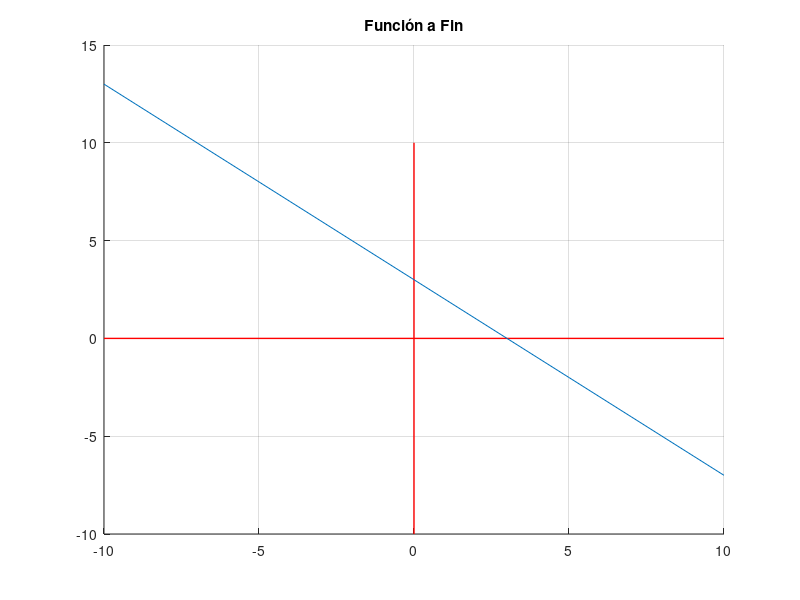

Source code (MATLAB):
% Octave Script
% Title                 :Tema 2.10: Otro tipo de funciones(FunciónAFin)
% Nombre del equipo     :"The Avengers"
% Integrantes           :Guadalupe Cristel Martinez
%                       :Ana Cristina Franco Gonzalez
%                       :Guadalupe Rivera Maldonado
%                       :Orlando Urbano Trejo
%                       :Alexandro Perez Aguirre
%                       :Adriana Trejo Patricio
% Date                  :25_11_202
% Version               :1
% Usage                 :octave>path/FunciónAFin
%                       :Requiere aplicación octave, usar linea de comandos
%                       :https://octaveintro.readthedocs.io/en/latest/index.htm

clear
% Dominio de la función
x=-10:1:10
% Regla de Correspondencia
fx=-x + 3
hold on
grid on;
plot([-10 10],[0 0],'r-',"linewidth",1,"markersize",3);
plot([0 0],[-10 10],'r-',"linewidth",1,"markersize",3);
% Plotear función
plot (x,fx)
title(['Función a Fin']);
